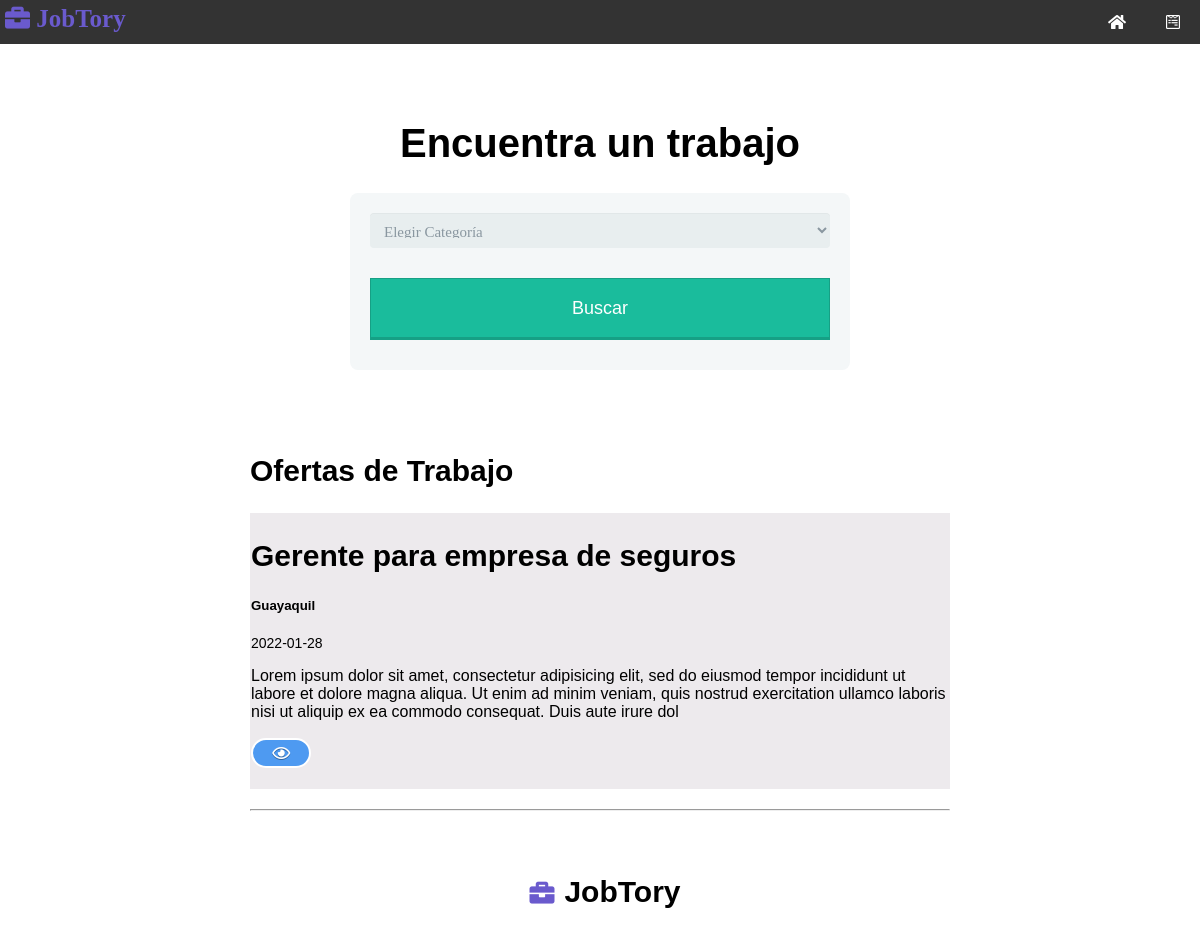
The app's page /index.php?categoria=3 with its own data.
### tables this page shows
CREATE TABLE `trabajos` (
  `id` int(11) NOT NULL,
  `id_categoria` int(11) NOT NULL,
  `empresa` varchar(255) NOT NULL,
  `titulo_trabajo` varchar(255) NOT NULL,
  `descripcion` varchar(500) NOT NULL,
  `salario` varchar(255) NOT NULL,
  `ubicacion` varchar(255) NOT NULL,
  `contacto_usuario` varchar(255) NOT NULL,
  `contacto_email` varchar(255) NOT NULL,
  `fecha` date NOT NULL DEFAULT current_timestamp()
);

### libreria/plantilla.php (called while the page is built, shortened)
<?php class Plantilla{
	protected $plantilla;
	public function __construct($plantilla){
		$this->plantilla = $plantilla;
	}
	public function __toString(){
		include basename($this->plantilla);
		return ob_get_clean();
	}
}

### libreria/database.php (called while the page is built, shortened)
<?php
class DATABASE{
	private $host = DB_HOST;
	private $user = DB_USER;
	private $pass = DB_PASS;
	private $dbname = DB_NAME;
	private $dbh;
	private $stmt;
	public function __construct(){
		$dsn = 'mysql:host='.$this->host .';dbname='. $this->dbname;
		$options = array(
			PDO::ATTR_PERSISTENT => true,
			PDO::ATTR_ERRMODE => PDO::ERRMODE_EXCEPTION
		);
		try{
			$this->dbh = new PDO($dsn, $this->user, $this->pass, $options);
		}catch(PDOException $e){
			$this->error = $e->getMessage();
		}
	}
	public function query($query){
		$this->stmt = $this->dbh->prepare($query);
	}
	public function execute(){
		return $this->stmt->execute();
	}
	public function setResultado(){
		$this->execute();
		return $this->stmt->fetchAll(PDO::FETCH_OBJ);
	}
}

### libreria/trabajo.php (called while the page is built, shortened)
<?php
class Trabajo{
	private $db;
	public function __construct(){
		$this->db = new Database;
	}
	public function getCategorias(){
		$this->db->query("SELECT * FROM categorias");
		$resultados =$this->db->setResultado();
		return $resultados;
	}
	public function getXCategoria($categoria){
		$this->db->query("SELECT trabajos.*, categorias.categoria AS ccategoria
			FROM trabajos
			INNER JOIN categorias
			ON trabajos.id_categoria = categorias.id
			WHERE trabajos.id_categoria = $categoria
			ORDER BY fecha DESC
			");
		$resultados =$this->db->setResultado();
		return $resultados;
	}
}

### plantillas-paginas/pagina-inicio.php (the view, shortened to what this page needs)
<?php include 'inc/header.php';?>
<div class="header">
	<h1>Encuentra un trabajo</h1>
	<form method="GET" action="index.php" class="form-style-5">
		<select name="categoria" class="form-control">
			<option value="0">Elegir Categoría</option>
			</select>
			<input type="submit" class="btn btn-lg btn-success" value="Buscar">
		</form>
	</div>
<h2 style="margin-left: 250px;">Ofertas de Trabajo</h2>
<?php foreach ($trabajos as $trabajo): ?>
	<div class="main">
		<h2><?php echo $trabajo->titulo_trabajo; ?></h2>
		<h5><?php echo $trabajo->ubicacion; ?></h5>
		<small><?php echo $trabajo->fecha; ?></small>
		<p><?php echo $trabajo->descripcion; ?></p>
		<div>
			<a href="trabajo.php?id=<?php echo $trabajo->id; ?>" class="button4" style="background-color:#4e9af1"><i class="far fa-eye"></i></a>
		</div>
		<br>
	</div>
	<hr class="hrp">
<?php endforeach ?>
<?php include 'inc/footer.php';?>

### css/style.css (style rules this page uses)
* { box-sizing: border-box; }
body { font-family: Arial, Helvetica, sans-serif; margin: 0; }
.header { padding: 50px; text-align: center; }
.header h1 { font-size: 40px; }
h2 { font-size: 30px; }
.main { background-color: #edeaed; padding: 1px; margin-left: 250px; margin-right: 250px; margin-top: 20px; margin-bottom: 15px; }
.hrp { margin-left: 250px; margin-right: 250px; margin-top: 20px; margin-bottom: 15px; }
input[type=button], input[type=submit], input[type=reset] { background-color: #4CAF50; border: none; color: white; padding: 10px 32px; text-decoration: none; cursor: pointer; margin-left: 30px; }
a.button4, .button4 { display:inline-block; padding:0.3em 1.2em; margin:1 1.1em 0.1em 0; border:0.16em solid rgba(255,255,255,0); border-radius:2em; box-sizing: border-box; text-decoration:none; font-family:'Roboto',sans-serif; font-weight:300; color:#FFFFFF; text-shadow: 0 0.04em 0.04em rgba(0,0,0,0.35); text-align:center; transition: all 0.2s; }
a.button4, .button4:hover { border-color: rgba(255,255,255,1); }
small { font-size:.875em; }

### plantillas-paginas/inc/header.php (style rules this page uses)
.form-style-5 { max-width: 500px; padding: 10px 20px; background: #f4f7f8; margin: 10px auto; padding: 20px; background: #f4f7f8; border-radius: 8px; font-family: Georgia, "Times New Roman", Times, serif; }
.form-style-5 input[type="text"], .form-style-5 input[type="date"], .form-style-5 input[type="datetime"], .form-style-5 input[type="email"], .form-style-5 input[type="number"], .form-style-5 input[type="search"], .form-style-5 input[type="time"], .form-style-5 input[type="url"], .form-style-5 textarea, .form-style-5 select { font-family: Georgia, "Times New Roman", Times, serif; background: rgba(255,255,255,.1); border: none; border-radius: 4px; font-size: 15px; margin: 0; outline: 0; padding: 10px; width: 100%; box-sizing: border-box; -webkit-box-sizing: border-box; -moz-box-sizing: border-box; background-color: #e8eeef; color:#8a97a0; -webkit-box-shadow: 0 1px 0 rgba(0,0,0,0.03) inset; box-shadow: 0 1px 0 rgba(0,0,0,0.03) inset; margin-bottom: 30px; }
.form-style-5 select { -webkit-appearance: menulist-button; height:35px; }
.form-style-5 input[type="submit"], .form-style-5 input[type="button"] { position: relative; display: block; padding: 19px 39px 18px 39px; color: #FFF; margin: 0 auto; background: #1abc9c; font-size: 18px; text-align: center; font-style: normal; width: 100%; border: 1px solid #16a085; border-width: 1px 1px 3px; margin-bottom: 10px; }

### records on screen
trabajos: titulo_trabajo "Gerente para empresa de seguros", ubicacion "Guayaquil", fecha "2022-01-28", descripcion "Lorem ipsum dolor sit amet, consectetur adipisicing elit, sed do eiusmod tempor incididunt ut labore et dolore magna aliqua. Ut enim ad minim veniam, quis nostrud exercitation ullamco laboris nisi ut aliquip ex ea commodo consequat. Duis aute irure dol"

### other values on screen
SITE_TITLE "JobTory"
